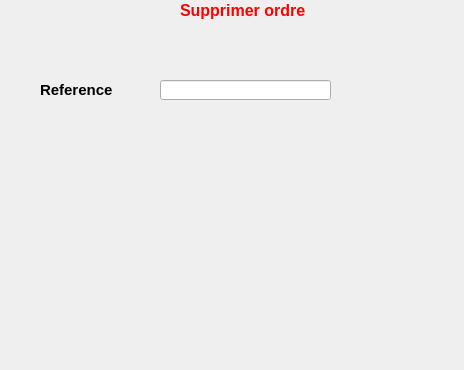
<?xml version="1.0" encoding="UTF-8"?>
<ui version="4.0">
 <class>supprimerOrdre</class>
 <widget class="QDialog" name="supprimerOrdre">
  <property name="geometry">
   <rect>
    <x>0</x>
    <y>0</y>
    <width>464</width>
    <height>370</height>
   </rect>
  </property>
  <property name="windowTitle">
   <string>Dialog</string>
  </property>
  <widget class="QLabel" name="label">
   <property name="geometry">
    <rect>
     <x>180</x>
     <y>0</y>
     <width>161</width>
     <height>21</height>
    </rect>
   </property>
   <property name="text">
    <string>&lt;!DOCTYPE HTML PUBLIC &quot;-//W3C//DTD HTML 4.0//EN&quot; &quot;http://www.w3.org/TR/REC-html40/strict.dtd&quot;&gt;
&lt;html&gt;&lt;head&gt;&lt;meta name=&quot;qrichtext&quot; content=&quot;1&quot; /&gt;&lt;style type=&quot;text/css&quot;&gt;
p, li { white-space: pre-wrap; }
&lt;/style&gt;&lt;/head&gt;&lt;body style=&quot; font-family:'MS Shell Dlg 2'; font-size:8.25pt; font-weight:400; font-style:normal;&quot;&gt;
&lt;p style=&quot; margin-top:0px; margin-bottom:0px; margin-left:0px; margin-right:0px; -qt-block-indent:0; text-indent:0px;&quot;&gt;&lt;span style=&quot; font-size:12pt; font-weight:600; color:#ff0000;&quot;&gt;Su&lt;/span&gt;&lt;span style=&quot; font-size:12pt; font-weight:600; color:#ff0000;&quot;&gt;pprimer ordre&lt;/span&gt;&lt;/p&gt;&lt;/body&gt;&lt;/html&gt;</string>
   </property>
  </widget>
  <widget class="QLineEdit" name="refLE1">
   <property name="geometry">
    <rect>
     <x>160</x>
     <y>80</y>
     <width>171</width>
     <height>20</height>
    </rect>
   </property>
  </widget>
  <widget class="QLabel" name="refLB">
   <property name="geometry">
    <rect>
     <x>40</x>
     <y>80</y>
     <width>91</width>
     <height>21</height>
    </rect>
   </property>
   <property name="text">
    <string>&lt;!DOCTYPE HTML PUBLIC &quot;-//W3C//DTD HTML 4.0//EN&quot; &quot;http://www.w3.org/TR/REC-html40/strict.dtd&quot;&gt;
&lt;html&gt;&lt;head&gt;&lt;meta name=&quot;qrichtext&quot; content=&quot;1&quot; /&gt;&lt;style type=&quot;text/css&quot;&gt;
p, li { white-space: pre-wrap; }
&lt;/style&gt;&lt;/head&gt;&lt;body style=&quot; font-family:'MS Shell Dlg 2'; font-size:8.25pt; font-weight:400; font-style:normal;&quot;&gt;
&lt;p style=&quot; margin-top:0px; margin-bottom:0px; margin-left:0px; margin-right:0px; -qt-block-indent:0; text-indent:0px;&quot;&gt;&lt;span style=&quot; font-size:11pt; font-weight:600;&quot;&gt;Reference&lt;/span&gt;&lt;/p&gt;&lt;/body&gt;&lt;/html&gt;</string>
   </property>
  </widget>
  <widget class="QPushButton" name="supprimerPB">
   <property name="geometry">
    <rect>
     <x>380</x>
     <y>80</y>
     <width>71</width>
     <height>41</height>
    </rect>
   </property>
   <property name="text">
    <string/>
   </property>
   <property name="icon">
    <iconset resource="Images.qrc">
     <normaloff>:/icon/Icon/poubelle.jpg</normaloff>:/icon/Icon/poubelle.jpg</iconset>
   </property>
   <property name="iconSize">
    <size>
     <width>40</width>
     <height>40</height>
    </size>
   </property>
   <property name="flat">
    <bool>true</bool>
   </property>
  </widget>
  <widget class="QPushButton" name="retour">
   <property name="geometry">
    <rect>
     <x>10</x>
     <y>280</y>
     <width>81</width>
     <height>61</height>
    </rect>
   </property>
   <property name="text">
    <string/>
   </property>
   <property name="icon">
    <iconset resource="Images.qrc">
     <normaloff>:/icon/Icon/28.png</normaloff>:/icon/Icon/28.png</iconset>
   </property>
   <property name="iconSize">
    <size>
     <width>50</width>
     <height>50</height>
    </size>
   </property>
   <property name="flat">
    <bool>true</bool>
   </property>
  </widget>
  <widget class="QLabel" name="label_2">
   <property name="geometry">
    <rect>
     <x>-90</x>
     <y>-40</y>
     <width>581</width>
     <height>501</height>
    </rect>
   </property>
   <property name="text">
    <string/>
   </property>
   <property name="pixmap">
    <pixmap resource="Images.qrc">:/Arriere/images/supprimer.jpg</pixmap>
   </property>
  </widget>
  <zorder>label_2</zorder>
  <zorder>label</zorder>
  <zorder>refLE1</zorder>
  <zorder>refLB</zorder>
  <zorder>supprimerPB</zorder>
  <zorder>retour</zorder>
 </widget>
 <resources>
  <include location="Images.qrc"/>
 </resources>
 <connections/>
</ui>
